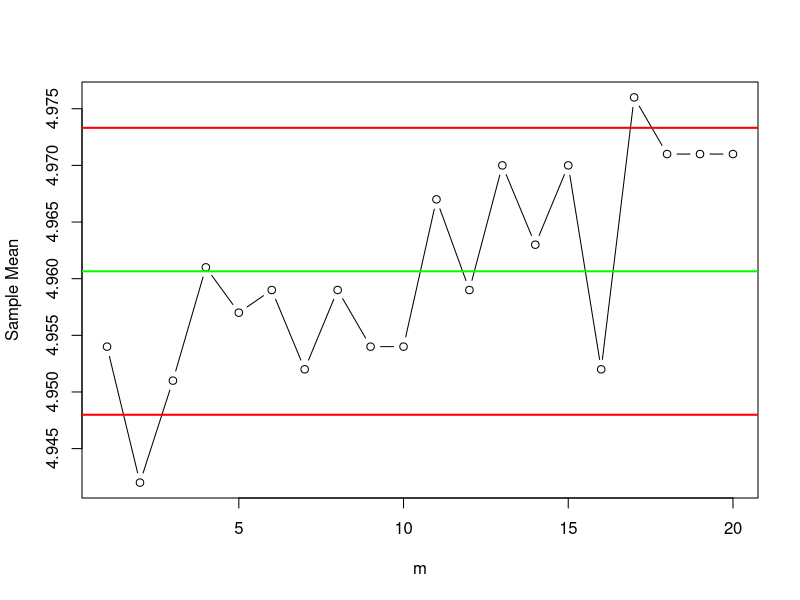
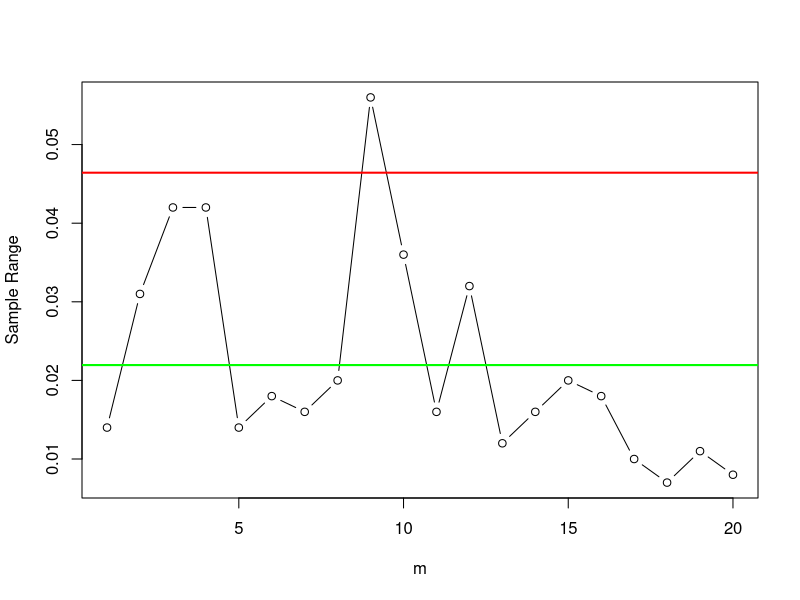
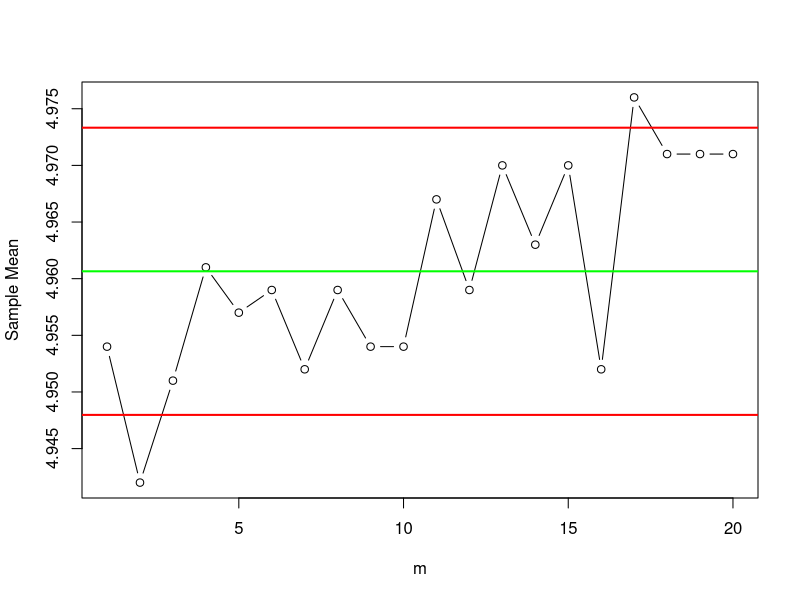
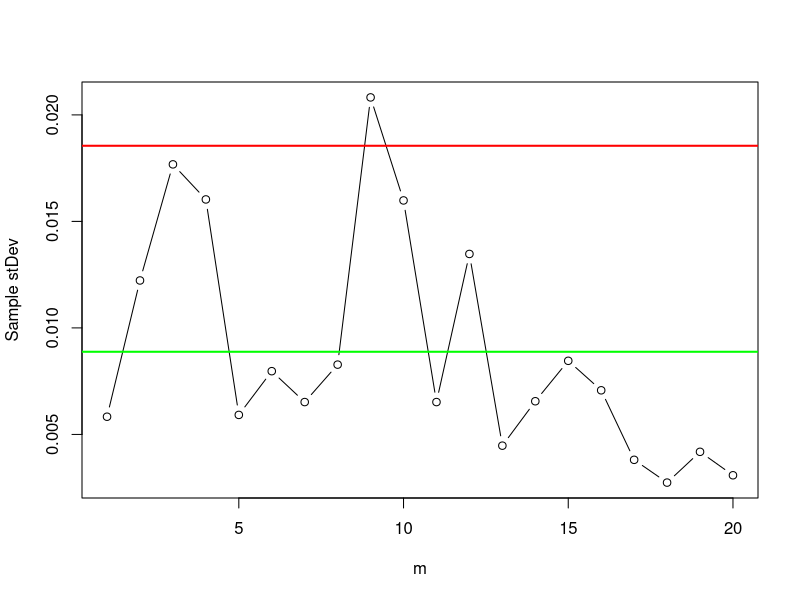

Write the R code that produced these figures, in order.
# FINISHED
rm(list=ls())
if(!is.null(dev.list())) dev.off()
cat("\f")

m <- 20
n <- 5

A2 <- 0.577
D3 <- 0
D4 <- 2.115
C4 <- 0.94

x1 <- c(4.960, 4.958, 4.971, 4.940, 4.964, 4.969, 4.960, 4.969, 4.984, 4.970,
        4.975, 4.945, 4.976, 4.970, 4.982, 4.961, 4.980, 4.975, 4.977, 4.975)
x2 <- c(4.946, 4.927, 4.929, 4.982, 4.950, 4.951, 4.944, 4.949, 4.928, 4.934,
        4.959, 4.977, 4.964, 4.954, 4.962, 4.943, 4.970, 4.968, 4.966, 4.967)
x3 <- c(4.950, 4.935, 4.965, 4.970, 4.953, 4.955, 4.957, 4.963, 4.960, 4.961,
        4.962, 4.950, 4.970, 4.964, 4.968, 4.950, 4.975, 4.971, 4.969, 4.969)
x4 <- c(4.956, 4.940, 4.952, 4.953, 4.962, 4.966, 4.948, 4.952, 4.943, 4.940,
        4.971, 4.969, 4.968, 4.959, 4.975, 4.949, 4.978, 4.969, 4.973, 4.972)
x5 <- c(4.958, 4.950, 4.938, 4.960, 4.956, 4.954, 4.951, 4.962, 4.955, 4.965,
        4.968, 4.954, 4.972, 4.968, 4.963, 4.957, 4.977, 4.972, 4.970, 4.972)

Combined_Groups <- data.frame(cbind(x1, x2, x3, x4, x5))

means <- c()
for(i in 1 : m) {
  means <- c(means, rowMeans(Combined_Groups)[i]) # vector storing the means of each row
}
sumMean <- sum(means) # taking the sum of the means of each row
grandMean <- (1/m) * sumMean


ranges <- c()
for(i in 1 : m) {
  ranges = c(ranges, diff(range(Combined_Groups[i, ])) )
}
sumRange <- sum(ranges)
avgRange <- (1/m) * sumRange


stds <- c()
for(i in 1 : m) {
  stds <- c(stds, sd(Combined_Groups[i, ])  )
}
sumStds <- sum(stds)
avgStd <- (1/m) * sumStds


# --------- X Bar Chart
xrUCL <- grandMean + A2*avgRange
xrCL <- grandMean
xrLCL <- grandMean - A2*avgRange


# -------- R Chart
rUCL <- D4*avgRange
rCL <- avgRange
rLCL <- D3*avgRange


#-------- S Chart
xsUCL <- grandMean + (3 * avgStd)/(C4*sqrt(n))
xsCL <- grandMean
xsLCL <- grandMean - (3 * avgStd)/(C4*sqrt(n))

sUCL <- avgStd + 3*(avgStd/C4)*(sqrt(1 - C4^2))
sCL <- avgStd
sLCL <- avgStd - 3*(avgStd/C4)*(sqrt(1 - C4^2))


# xBar/R Charts
plot(x = c(1:20), y = means, type = 'b', xlab = "m", ylab = "Sample Mean")
abline(h = xrUCL, col = "red", lwd = 2)
abline(h = xrCL, col = "green", lwd = 2)
abline(h = xrLCL, col = "red", lwd = 2)

plot(x = c(1:20), y = ranges, type = 'b', xlab = "m", ylab = "Sample Range")
abline(h = rUCL, col = "red", lwd = 2)
abline(h = rCL, col = "green", lwd = 2)
abline(h = rLCL, col = "red", lwd = 2)


# xBar/S Charts
plot(x = c(1:20), y = means, type = 'b', xlab = "m", ylab = "Sample Mean")
abline(h = xsUCL, col = "red", lwd = 2)
abline(h = xsCL, col = "green", lwd = 2)
abline(h = xsLCL, col = "red", lwd = 2)

plot(x = c(1:20), y = stds, type = 'b', xlab = "m", ylab = "Sample stDev")
abline(h = sUCL, col = "red", lwd=2)
abline(h = sCL, col = "green", lwd=2)
abline(h = sLCL, col = "red", lwd=2)

